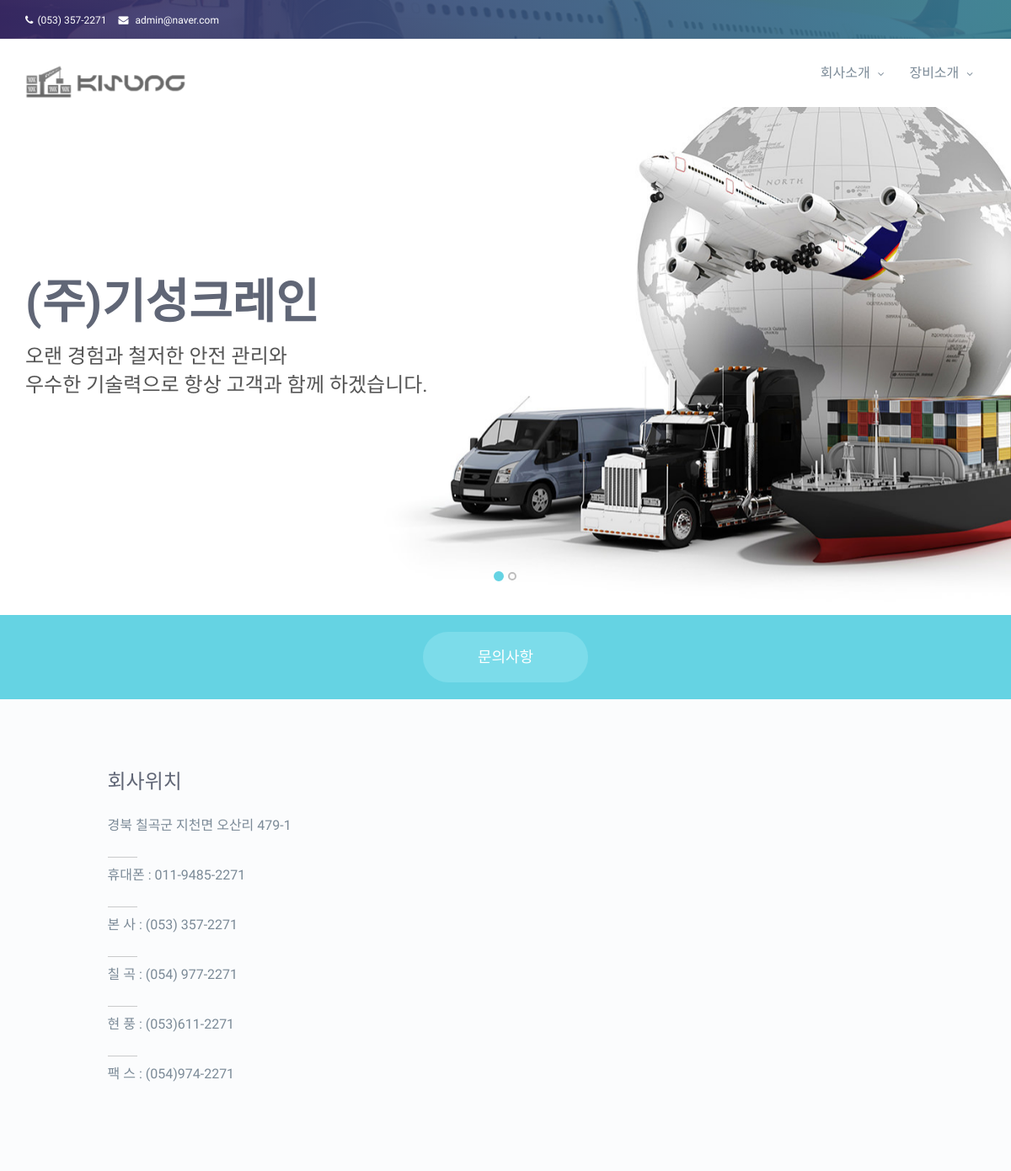
The page / on the database its author committed.
### homepage/models.py (models this page shows, shortened)
class CompanyInfo(models.Model):
    author = models.ForeignKey(User, default=User, verbose_name='작성자')
    name = models.CharField(max_length=200, default='', verbose_name='회사이름')
    address = models.CharField(max_length=20, default='', verbose_name='회사주소')
    email = models.EmailField(max_length=70, blank=True, null=True, unique=True, verbose_name='이메일')
    delegate_number = models.CharField(max_length=20, default='', blank=True, verbose_name='대표전화번호')
    created_date = models.DateTimeField(auto_now_add=True, verbose_name='등록일')
    modified_date = models.DateTimeField(auto_now=True, verbose_name='수정일')
    class Meta:
        ordering = ('created_date',)
        get_latest_by = ('created_date',)
        verbose_name_plural = '회사정보'

class Home(models.Model):
    author = models.ForeignKey(User, default=User, verbose_name='작성자')
    photo = models.ImageField(upload_to=user_path, verbose_name='메인사진')
    title = models.CharField(max_length=200, verbose_name='메인제목')
    text = models.TextField(verbose_name='메인내용')
    created_date = models.DateTimeField(auto_now_add=True, verbose_name='등록일')
    modified_date = models.DateTimeField(auto_now=True, verbose_name='수정일')
    class Meta:
        ordering = ('created_date',)
        get_latest_by = ('created_date',)
        verbose_name_plural = '메인페이지'

class Phones(models.Model):
    phone_list = models.ForeignKey(CompanyInfo)
    number = models.CharField(max_length=100, default='', blank=True, verbose_name='전화번호')

### homepage/views.py (the view)
# urls.py: 2. Add a URL to urlpatterns:  url(r'^$', views.home, name='home')
def home(request):
    homes = Home.objects.filter().order_by('pk')
    company = CompanyInfo.objects.order_by('pk').first()
    return render(request, 'homepage/index.html', {'homes': homes, 'company': company})

### homepage/templates/homepage/index.html (shortened to what this page needs)
{% extends 'homepage/base.html' %}
{% load staticfiles %}
{% block content %}
{% include 'homepage/header.html' %}
<div id="main-carousel" class="carousel slide hero-slide" data-ride="carousel">
	<ol class="carousel-indicators">
		{% for home in homes %}
		<li data-target="#main-carousel" data-slide-to="{{ forloop.counter0 }}" class="{% if forloop.counter is 1 %}active{% endif %}"></li>
		{% endfor %}
	</ol>
	<div class="carousel-inner" role="listbox">
		{% for home in homes %}
		<div class="item {% if forloop.counter is 1 %}active{% endif %}">
			<img src="/uploads/{{ home.photo }}" alt="Hero Slide">
			<div class="container">
				<div class="carousel-caption">
					<h1 class="animated lightSpeedIn">{{ home.title }}</h1>
					<p class="lead animated lightSpeedIn">{{ home.text|linebreaksbr }}</p>
				</div>
			</div>
		</div>
		{% endfor %}
	</div>
</div>
{% include 'homepage/cta.html' %}
{% include 'homepage/footer-widget.html' %}
{% endblock %}

### homepage/templates/homepage/header.html (shortened to what this page needs)
{% load staticfiles %}
<header class="header">
    <nav class="top-bar">
        <div class="overlay-bg">
            <div class="container">
                <div class="row">
                    <div class="col-sm-6 col-xs-12">
                        <div class="call-to-action">
                            <ul class="list-inline">
                                <li><a href="#"><i class="fa fa-phone"></i>{{ company.delegate_number }}</a></li>
                                <li><a href="#"><i class="fa fa-envelope"></i> {{ company.email }}</a></li>
                            </ul>
                        </div>
                    </div>
                </div>
            </div>
        </div>
    </nav>
    <nav class="navbar navbar-default" role="navigation">
        <div class="container mainnav">
            <div class="navbar-header">
                <h1 class="logo"><a class="navbar-brand" href="{% url 'home' %}"><img src="{% static 'img/logo.png' %}" alt=""></a></h1>
            </div>
            <div class="collapse navbar-collapse navbar-collapse">
                <ul class="nav navbar-nav navbar-right">
                    <li class="dropdown"><a href="{% url 'about' %}">회사소개 <span class="fa fa-angle-down"></span></a>
                    </li>
                    <li class="dropdown"><a href="{% url 'equipment_intro' %}">장비소개 <span class="fa fa-angle-down"></span></a>
                    </li>
                </ul>
            </div>
        </div>
    </nav>
</header>

### homepage/templates/homepage/footer-widget.html
<section class="footer-widget-section section-padding">
	<div class="container">
		<div class="row">
			<div class="col-md-3 col-md-offset-1 col-sm-4">
				<div class="footer-widget">
					<h3>회사위치</h3>
					<address>
						{{ company.address|linebreaksbr }}
						{% for phone in company.phones_set.all %}
						<span class="tel">{{ phone.number }}</span>
						{% endfor %}
					</address>
				</div>
			</div>
			<div class="col-md-5 col-md-offset-0 col-sm-4">
				<div id="googleMap"></div>
			</div>
		</div>
	</div>
</section>

### homepage/static/css/menu.css (style rules this page uses)
.mainnav { position: relative; }
.navbar { border: 0; border-radius: 0; margin: 0; background: #fff; box-shadow: 0 0 0 1px #ededed; }
.navbar-default .navbar-nav>li>a { color: #7b8a97; }
.navbar-nav>li>a { padding-top: 5px; padding-bottom: 5px; border-radius: 30px; }
li.dropdown a span { font-size: 12px; margin-left: 5px; }

### homepage/static/css/template.css (style rules this page uses)
body { font-family: 'Source Sans Pro', Arial, Helvetica, sans-serif; font-weight: 400; font-size: 16px; line-height: 30px; color: #7b8a97; background: #ffffff; -webkit-text-size-adjust: 100%; -webkit-overflow-scrolling: touch; -webkit-font-smoothing: antialiased !important; }
h1, h2, h3, h4, h5, h6 { margin: 0 0 10px; color: #606676; font-family: 'Source Sans Pro', Arial, Helvetica, sans-serif; }
h1 { font-size: 48px; line-height: 72px; }
h3 { font-size: 24px; line-height: 36px; }
a { color: #65d3e3; text-decoration: none; -webkit-transition: all 0.3s ease 0s; -moz-transition: all 0.3s ease 0s; -o-transition: all 0.3s ease 0s; transition: all 0.3s ease 0s; }
a, a:active, a:focus, a:active { text-decoration: none; outline: none; }
img { max-width: 100%; }
address { line-height: 24px; }
ul { margin: 0; padding: 0; list-style: none; }
.section-padding { padding: 60px 0; }
.overlay-bg { background: #3b2b6a; background: -moz-linear-gradient(left, #3b2b6a 0%, #307c95 100%, #7db9e8 100%); background: -webkit-gradient(linear, left top, right top, color-stop(0%,#3B2B6A), color-stop(100%,#307c95), color-stop(100%,#7db9e8)); background: -webkit-linear-gradient(left, #3b2b6a 0%,#307c95 100%,#7db9e8 100%); background: -o-linear-gradient(left, #3b2b6a 0%,#307c95 100%,#7db9e8 100%); background: -ms-linear-gradient(left, #3b2b6a 0%,#307c95 100%,#7db9e8 100%); background: linear-gradient(to right, rgba(59, 43, 106, 0.9) 0%,rgba(48, 124, 149, 0.9) 100%,rgba(125, 185, 232, 0.9) 100%); filter: progid:DXImageTransform.Microsoft.gradient( startColorstr='#3b2b6a', endColorstr='#7db9e8',GradientType=1 ); }
.top-bar { background: url(../img/topbar-bg.jpg) no-repeat; background-size: cover; }
.top-bar .overlay-bg { padding: 8px 0; }
.call-to-action ul li a { font-size: 12px; color: #fff; }
.call-to-action i { margin-right: 5px; }
h1.logo { margin: 0; padding: 0; }
.footer-widget-section { background-color: #fbfcfd; }
.footer-widget h3 { margin-bottom: 22px; }
.footer-widget-section address .tel { display: block; margin-top: 35px; position: relative; }
.footer-widget-section address .tel::before { content: ""; width: 35px; height: 1px; background-color: rgba(0, 0, 0, 0.2); position: absolute; top: -10px; left: 0; }
#googleMap { height: 400px; }

### homepage/static/css/style.css (style rules this page uses)
.hero-slide img { min-width: 100%; }
.hero-slide .container { position : absolute; left : 0; right : 0; top : 50%; transform : translateY(-50%); }
.hero-slide .carousel-caption { position : relative; right : 0; left : 0; text-align : left; text-shadow : none; width : 60%; }
.hero-slide .carousel-caption h1 { font-size : 56px; line-height : 1; font-weight : bold; text-transform : capitalize; margin : 30px 0 20px; -webkit-animation-delay : 150ms; animation-delay : 150ms; }
.hero-slide .carousel-caption .lead { font-size : 24px; color : #555555; font-weight : normal; margin-bottom : 30px; -webkit-animation-delay : 200ms; animation-delay : 200ms; }
.hero-slide .carousel-indicators li { border : 2px solid rgba(0, 0, 0, .5); opacity : .5; }
.hero-slide .carousel-indicators li.active { border-color : #65d3e3; background-color : #65d3e3; opacity : 1; }

### homepage/static/css/gallery_thumbs.css (style rules this page uses)
.carousel-inner>.item>img, .carousel-inner>.item>a>img { width: 100%; }

### homepage/static/css/responsive.css (style rules this page uses)
@media (min-width: 768px) { .navbar { padding: 15px 0; } }
@media (min-width: 768px) { .navbar-nav { padding-top: 10px; } }
@media only screen and (min-width : 992px) { .section-padding { padding: 80px 0; } }

### rows shown on the page
CompanyInfo: delegate_number "(053) 357-2271", email "admin@naver.com", address "경북 칠곡군 지천면 오산리 479-1"
Home: photo (picture), title "(주)기성크레인", text "오랜 경험과 철저한 안전 관리와 우수한 기술력으로 항상 고객과 함께 하겠습니다."
Phones: number "휴대폰 : 011-9485-2271"
Phones: number "본 사 : (053) 357-2271"
Phones: number "칠 곡 : (054) 977-2271"
Phones: number "현 풍 : (053)611-2271"
Phones: number "팩 스 : (054)974-2271"
